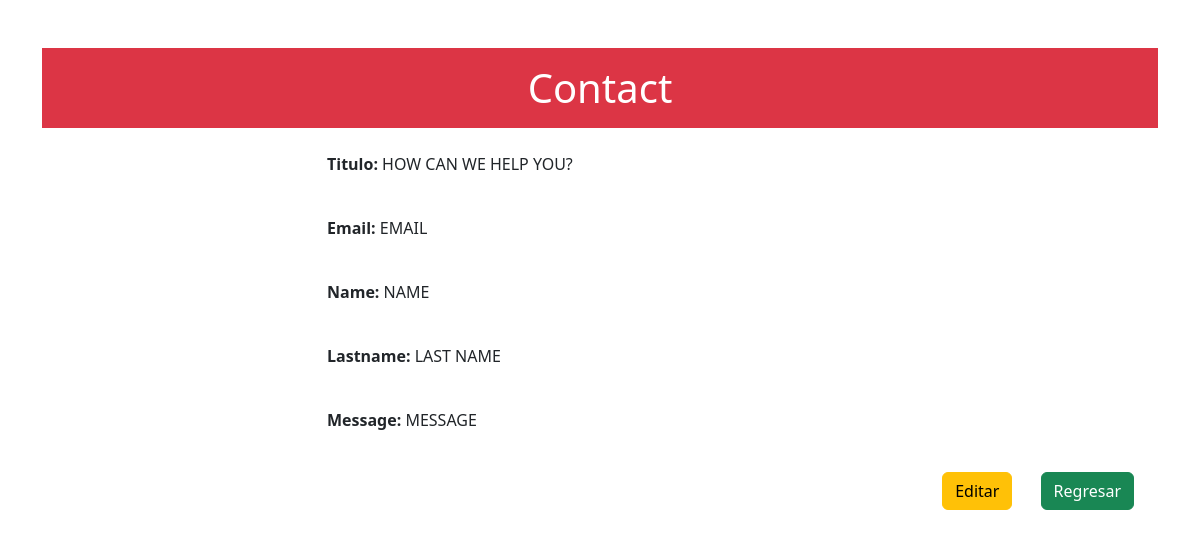
The page /PWM-E2/admin/contact/show.php?id=1 on the database its author committed.
### tables this page shows
CREATE TABLE `contact` (
  `id` int(11) NOT NULL,
  `Titulo_contact` varchar(70) NOT NULL,
  `email_contact` varchar(500) NOT NULL,
  `name_contact` varchar(300) NOT NULL,
  `lastname_contact` varchar(300) NOT NULL,
  `message_contact` varchar(300) NOT NULL
);

### PWM-E2/admin/private/queries.php (called while the page is built, shortened)
<?php
function contact_por_id($id){
    global $db;
    $sql= "SELECT * FROM contact WHERE id=$id";
    return mysqli_query($db, $sql);
}

### PWM-E2/admin/contact/show.php (the view, shortened to what this page needs)
<?php
$id = $_GET['id'];
$contact = mysqli_fetch_assoc(contact_por_id($id));
include(SHARED_PATH . 'header.php');
?>
<div class="container py-5">
    <div class="row mb-4">
        <div class="col">
            <header class="py-3 bg-danger text-center text-white">
                <h1 class="mb-0">Contact</h1>
            </header>
        </div>
    </div>
    <div class="row justify-content-center mb-4">
        <div class="col-12 col-md-9 col-lg-6">
            <p><b>Titulo: </b><?= $contact['Titulo_contact'] ?></p>
        </div>
    </div>
    <div class="row justify-content-center mb-4">
        <div class="col-12 col-md-9 col-lg-6">
            <p><b>Email: </b><?= $contact['email_contact'] ?></p>
        </div>
    </div>
    <div class="row justify-content-center mb-4">
        <div class="col-12 col-md-9 col-lg-6">
            <p><b>Name: </b><?= $contact['name_contact'] ?></p>
        </div>
    </div>
    <div class="row justify-content-center mb-4">
        <div class="col-12 col-md-9 col-lg-6">
            <p><b>Lastname: </b><?= $contact['lastname_contact'] ?></p>
        </div>
    </div>
    <div class="row justify-content-center mb-4">
        <div class="col-12 col-md-9 col-lg-6">
            <p><b>Message: </b><?= $contact['message_contact'] ?></p>
        </div>
    </div>
    <div class="row">
        <div class="col text-end">
            <a href="edit.php?id=<?= $contact['id'] ?>" class="btn btn-warning me-4">Editar</a>
            <a href="../index.php" class="btn btn-success me-4">Regresar</a>
        </div>
    </div>
</div>
<?php
include(SHARED_PATH . 'footer.php');

### rows shown on the page
contact: Titulo_contact "HOW CAN WE HELP YOU?", email_contact "EMAIL", name_contact "NAME", lastname_contact "LAST NAME", message_contact "MESSAGE"
